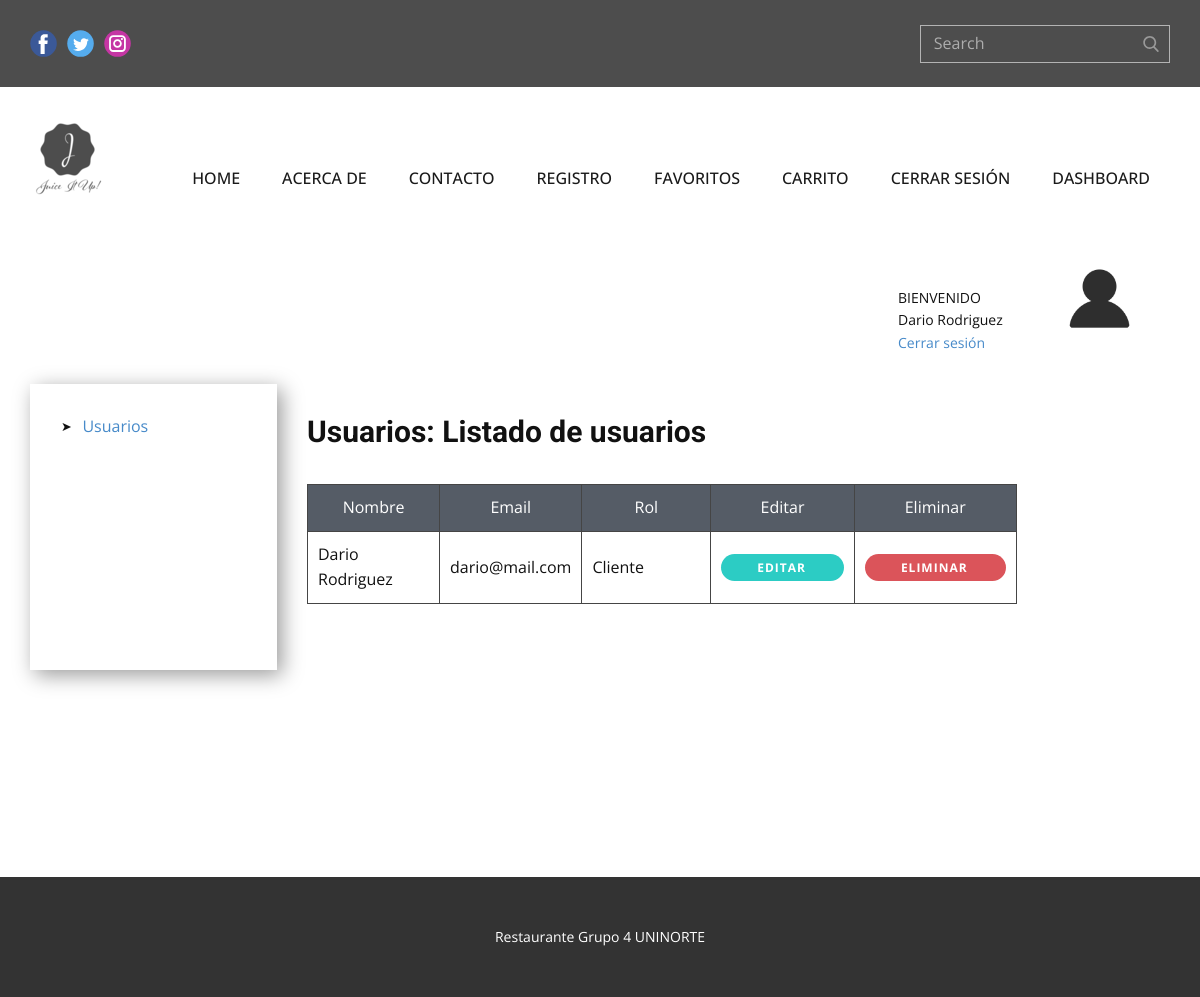
The app's page /usuarios (signed in), older data.
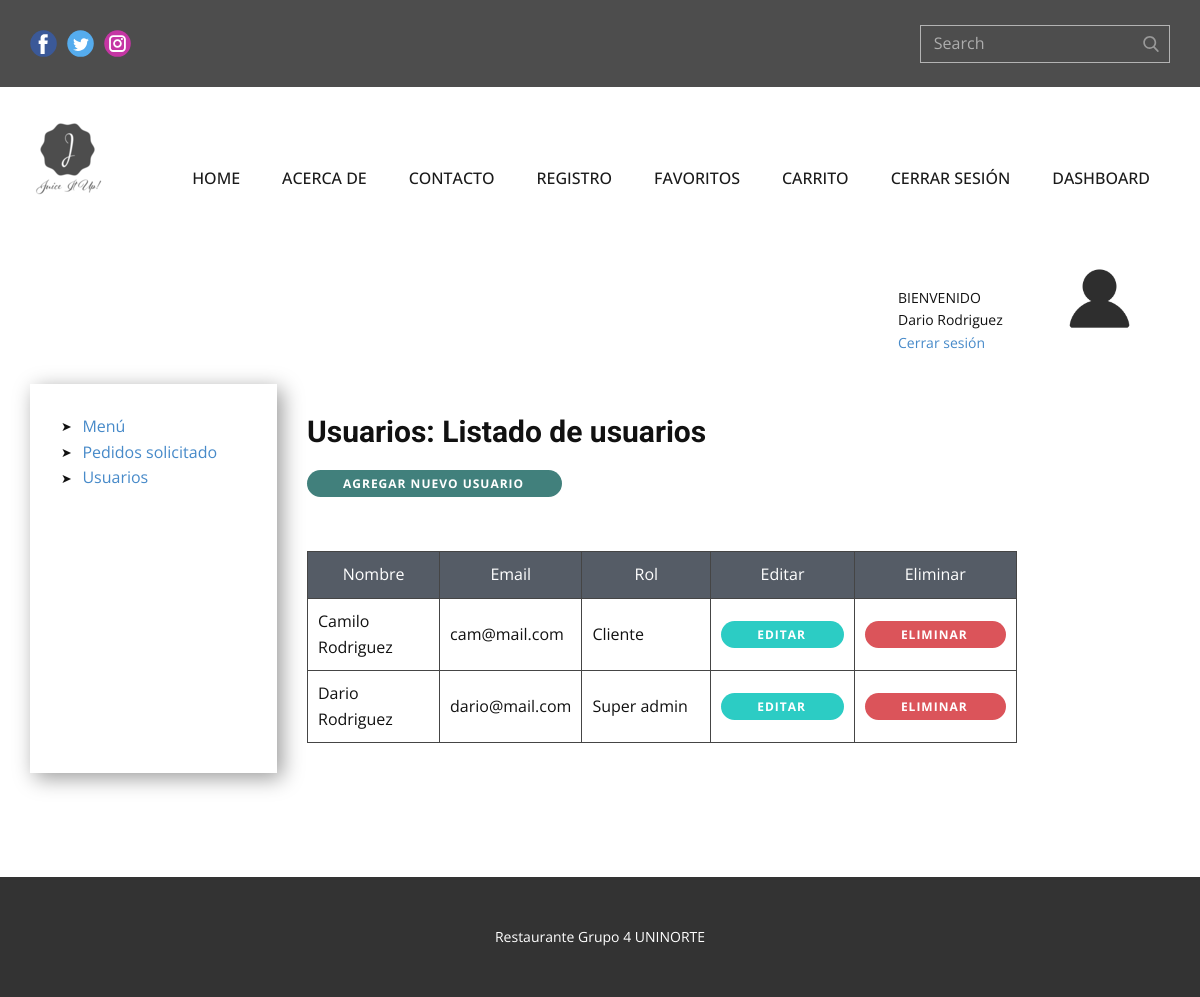
The same page, newer data.
### tables this page shows
CREATE TABLE usuarios (id INTEGER PRIMARY KEY AUTOINCREMENT NOT NULL, nombre VARCHAR (100) NOT NULL, apellido VARCHAR, email VARCHAR NOT NULL, telefono VARCHAR NOT NULL, direccion VARCHAR NOT NULL, password VARCHAR NOT NULL, superAdmin BOOLEAN DEFAULT (0), admin BOOLEAN DEFAULT (0), usuarioFinal BOOLEAN DEFAULT (1), estado BOOLEAN DEFAULT (1), created_by DATE, updated_by DATE);

### app.py (the view)
@app.route('/usuarios', methods=["GET", "POST"])
def getUsuarios():
    if session:
        if request.method == 'GET':
            if session["super"] == 1 or session["admin"] == 1:
                usuario_list = usuario_controller.get_usuarios()
            else:
                id = session["id"]
                usuario_list = usuario_controller.get_usuario(id)
            return render_template('usuarios_list.html', usuario_list=usuario_list)
    return redirect(url_for("login"))

### db.py (called while the page is built)
def sqlconnection():
    conn = sqlite3.connect(database)
    return conn

### usuario_controller.py (called while the page is built)
def get_usuario(id):
    db = sqlconnection()
    db.row_factory=sqlite3.Row
    cursor = db.cursor()
    statement = "SELECT * FROM usuarios WHERE id = ?;"
    cursor.execute(statement, [id])
    return cursor

def get_usuarios():
    db = sqlconnection()
    db.row_factory=sqlite3.Row
    cur = db.cursor()
    cur.execute('SELECT * FROM usuarios;')
    row = cur.fetchall()
    return row

### templates/usuarios_list.html (shortened to what the changed rows need)
{% extends "index.html" %}
{% block style %}
    <link rel="stylesheet" href="../static/style/usuarios_list.css" media="screen">
{% endblock style %}
{% block content %}
    <section class="u-clearfix u-section-1" id="sec-fe1f">
      <div class="u-align-left u-clearfix u-sheet u-valign-top u-sheet-1">
        <div class="u-clearfix u-expanded-width u-layout-wrap u-layout-wrap-1">
          <div class="u-layout">
            <div class="u-layout-col">
              <div class="u-size-30">
                <div class="u-layout-row">
                  <div class="u-container-style u-layout-cell u-size-13 u-layout-cell-2">
                    <div class="u-container-layout u-container-layout-2">
                      <ul class="u-custom-list u-text u-text-default u-text-3">
                        {% if session["super"] == 1 or session["admin"] == 1 %}
                        <li>
                          <div class="u-list-icon">
                            <div xmlns="http://www.w3.org/2000/svg" xmlns:xlink="http://www.w3.org/1999/xlink" version="1.1" xml:space="preserve" class="u-svg-content">➤</div>
                          </div>
                          <a href="{{ url_for('getBebidas') }}"> Menú</a>
                        </li>
                        <li>
                          <div class="u-list-icon">
                            <div xmlns="http://www.w3.org/2000/svg" xmlns:xlink="http://www.w3.org/1999/xlink" version="1.1" xml:space="preserve" class="u-svg-content">➤</div>
                          </div>
                          <a href="{{ url_for('getBebidas') }}"> Pedidos solicitado</a>
                        </li>
                        {% endif %}
                      </ul>
                    </div>
                  </div>
                  <div class="u-container-style u-layout-cell u-size-47 u-layout-cell-3">
                    <div class="u-container-layout u-valign-top u-container-layout-3">
                      <h3 class="u-text u-text-default u-text-4">Usuarios: Listado de usuarios</h3>
                      {% if session["super"] == 1 or session["admin"] == 1 %}
                      <a class="u-border-none u-btn u-btn-round u-button-style u-hover-palette-1-dark-1 u-palette-4-dark-2 u-radius-24 u-btn-1" href="{{ url_for('register') }}">Agregar nuevo usuario</a>
                      {% endif %}
                      <div class="u-expanded-width u-table u-table-responsive u-table-1">
                        <table class="u-table-entity">
                          <colgroup>
                          </colgroup>
                          <thead class="u-align-center u-palette-5-dark-2 u-table-header u-table-header-1">
                            <tr style="height: 27px;">
                              <th class="u-border-1 u-border-grey-dark-1 u-table-cell">Nombre</th>
                              <th class="u-border-1 u-border-grey-dark-1 u-table-cell">Email</th>
                              <th class="u-border-1 u-border-grey-dark-1 u-table-cell">Rol</th>
                              <th class="u-border-1 u-border-grey-dark-1 u-table-cell">Editar</th>
                              <th class="u-border-1 u-border-grey-dark-1 u-table-cell">Eliminar</th>
                            </tr>
                          </thead>
                          <tbody class="u-table-body">
                            {% for user in usuario_list %}
                            <tr style="height: 46px;">
                              <td class="u-border-1 u-border-grey-dark-1 u-table-cell">{{ user["nombre"] }} {{ user["apellido"] }}</td>
                              <td class="u-border-1 u-border-grey-dark-1 u-table-cell">{{ user["email"] }}</td>
                              <td class="u-border-1 u-border-grey-dark-1 u-table-cell">
                                {% if (user["superAdmin"] == 1)  %}
                                Super admin
                                {% endif %}
                                {% if (user["usuarioFinal"] == 1) %}
                                Cliente
                                {% endif %}
                              </td>
                              <td class="u-border-1 u-border-grey-dark-1 u-table-cell">
                                <a class="u-border-none u-btn u-btn-round u-button-style u-hover-palette-1-dark-1 u-palette-4-dark-1 u-radius-24 u-btn-1" href="{{ url_for('update_user',id= user["id"]) }}">Editar</a>
                              </td>
                              <td class="u-border-1 u-border-grey-dark-1 u-table-cell">
                                <a class="u-border-none u-btn u-btn-round u-button-style u-hover-palette-1-dark-1 u-palette-2-base u-radius-20 u-btn-1" href="{{ url_for('eliminarUsuario', id= user["id"]) }}">Eliminar</a>
                              </td>
                            </tr>
                            {% endfor %}
                          </tbody>
                        </table>
                      </div>
                    </div>
                  </div>
                </div>
              </div>
            </div>
          </div>
        </div>
      </div>
    </section>
{% endblock content %}

Row changes from the older to the newer data that the page shows:
now on this page (row unchanged): usuarios: nombre "Camilo", apellido "Rodriguez", email "cam@mail.com", usuarioFinal "Cliente"
changed usuarios "Dario": now shows "Super admin"; no longer shows "Cliente"
Text that changed along with them:
text now shown: "➤ Menú ➤ Pedidos solicitado AGREGAR NUEVO USUARIO"
